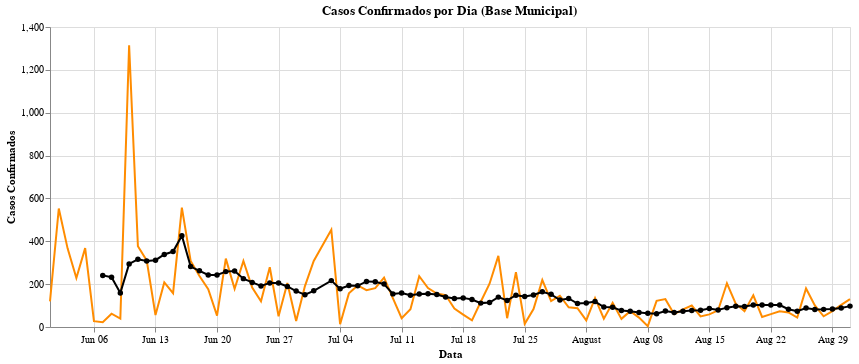

The notebook cell this image was saved under:
### Code cell
graph_dm_cmm = graph_dm_casosPorDia + graph_dm_casosMedMovel
graph_dm_cmm

### Figure 1 — Vega-Lite specification as saved in the notebook (floating-point values rounded to 4 significant figures)
{"config": {"view": {"continuousWidth": 400, "continuousHeight": 300}}, "layer": [{"mark": "line", "encoding": {"color": {"value": "darkorange"}, "x": {"type": "temporal", "field": "data", "title": "Data"}, "y": {"type": "quantitative", "field": "casos_confirmados", "title": "Casos Confirmados"}}, "title": "Casos Confirmados por Dia (Base Municipal)", "width": 800}, {"mark": {"type": "line", "point": true}, "encoding": {"color": {"value": "black"}, "x": {"type": "temporal", "field": "data", "title": "Data"}, "y": {"type": "quantitative", "field": "media_movel", "title": "Casos Confirmados"}}}], "data": {"name": "data-cf5ddfb61f08b0d6ca7df7ae03d4128f"}, "$schema": "https://vega.github.io/schema/vega-lite/v4.8.1.json", "datasets": {"data-cf5ddfb61f08b0d6ca7df7ae03d4128f": [{"data": "2021-06-01", "casos_confirmados": 120, "media_movel": null}, {"data": "2021-06-02", "casos_confirmados": 553, "media_movel": null}, {"data": "2021-06-03", "casos_confirmados": 367, "media_movel": null}, {"data": "2021-06-04", "casos_confirmados": 229, "media_movel": null}, {"data": "2021-06-05", "casos_confirmados": 368, "media_movel": null}, {"data": "2021-06-06", "casos_confirmados": 27, "media_movel": null}, {"data": "2021-06-07", "casos_confirmados": 22, "media_movel": 240.9}, {"data": "2021-06-08", "casos_confirmados": 62, "media_movel": 232.6}, {"data": "2021-06-09", "casos_confirmados": 39, "media_movel": 159.1}, {"data": "2021-06-10", "casos_confirmados": 1315, "media_movel": 294.6}, {"data": "2021-06-11", "casos_confirmados": 377, "media_movel": 315.7}, {"data": "2021-06-12", "casos_confirmados": 311, "media_movel": 307.6}, {"data": "2021-06-13", "casos_confirmados": 56, "media_movel": 311.7}, {"data": "2021-06-14", "casos_confirmados": 208, "media_movel": 338.3}, {"data": "2021-06-15", "casos_confirmados": 158, "media_movel": 352.0}, {"data": "2021-06-16", "casos_confirmados": 557, "media_movel": 426.0}, {"data": "2021-06-17", "casos_confirmados": 308, "media_movel": 282.1}, {"data": "2021-06-18", "casos_confirmados": 238, "media_movel": 262.3}, {"data": "2021-06-19", "casos_confirmados": 176, "media_movel": 243.0}, {"data": "2021-06-20", "casos_confirmados": 53, "media_movel": 242.6}, {"data": "2021-06-21", "casos_confirmados": 319, "media_movel": 258.4}, {"data": "2021-06-22", "casos_confirmados": 178, "media_movel": 261.3}, {"data": "2021-06-23", "casos_confirmados": 308, "media_movel": 225.7}, {"data": "2021-06-24", "casos_confirmados": 184, "media_movel": 208.0}, {"data": "2021-06-25", "casos_confirmados": 120, "media_movel": 191.1}, {"data": "2021-06-26", "casos_confirmados": 279, "media_movel": 205.9}, {"data": "2021-06-27", "casos_confirmados": 50, "media_movel": 205.4}, {"data": "2021-06-28", "casos_confirmados": 205, "media_movel": 189.1}, {"data": "2021-06-29", "casos_confirmados": 28, "media_movel": 167.7}, {"data": "2021-06-30", "casos_confirmados": 191, "media_movel": 151.0}, {"data": "2021-07-01", "casos_confirmados": 308, "media_movel": 168.7}, {"data": "2021-07-03", "casos_confirmados": 454, "media_movel": 216.4}, {"data": "2021-07-04", "casos_confirmados": 13, "media_movel": 178.4}, {"data": "2021-07-05", "casos_confirmados": 157, "media_movel": 193.7}, {"data": "2021-07-06", "casos_confirmados": 194, "media_movel": 192.1}, {"data": "2021-07-07", "casos_confirmados": 172, "media_movel": 212.7}, {"data": "2021-07-08", "casos_confirmados": 181, "media_movel": 211.3}, {"data": "2021-07-09", "casos_confirmados": 230, "media_movel": 200.1}, {"data": "2021-07-10", "casos_confirmados": 135, "media_movel": 154.6}, {"data": "2021-07-11", "casos_confirmados": 41, "media_movel": 158.6}, {"data": "2021-07-12", "casos_confirmados": 83, "media_movel": 148.0}, {"data": "2021-07-13", "casos_confirmados": 237, "media_movel": 154.1}, {"data": "2021-07-14", "casos_confirmados": 182, "media_movel": 155.6}, {"data": "2021-07-15", "casos_confirmados": 156, "media_movel": 152.0}, {"data": "2021-07-16", "casos_confirmados": 149, "media_movel": 140.4}, {"data": "2021-07-17", "casos_confirmados": 86, "media_movel": 133.4}, {"data": "2021-07-18", "casos_confirmados": 58, "media_movel": 135.9}, {"data": "2021-07-19", "casos_confirmados": 31, "media_movel": 128.4}, {"data": "2021-07-20", "casos_confirmados": 118, "media_movel": 111.4}, {"data": "2021-07-21", "casos_confirmados": 202, "media_movel": 114.3}, {"data": "2021-07-22", "casos_confirmados": 332, "media_movel": 139.4}, {"data": "2021-07-23", "casos_confirmados": 41, "media_movel": 124.0}, {"data": "2021-07-24", "casos_confirmados": 256, "media_movel": 148.3}, {"data": "2021-07-25", "casos_confirmados": 15, "media_movel": 142.1}, {"data": "2021-07-26", "casos_confirmados": 84, "media_movel": 149.7}, {"data": "2021-07-27", "casos_confirmados": 219, "media_movel": 164.1}, {"data": "2021-07-28", "casos_confirmados": 121, "media_movel": 152.6}, {"data": "2021-07-29", "casos_confirmados": 146, "media_movel": 126.0}, {"data": "2021-07-30", "casos_confirmados": 92, "media_movel": 133.3}, {"data": "2021-07-31", "casos_confirmados": 88, "media_movel": 109.3}, {"data": "2021-08-01", "casos_confirmados": 31, "media_movel": 111.6}, {"data": "2021-08-02", "casos_confirmados": 135, "media_movel": 118.9}, {"data": "2021-08-03", "casos_confirmados": 39, "media_movel": 93.14}, {"data": "2021-08-04", "casos_confirmados": 113, "media_movel": 92.0}, {"data": "2021-08-05", "casos_confirmados": 38, "media_movel": 76.57}, {"data": "2021-08-06", "casos_confirmados": 74, "media_movel": 74.0}, {"data": "2021-08-07", "casos_confirmados": 44, "media_movel": 67.71}, {"data": "2021-08-08", "casos_confirmados": 4, "media_movel": 63.86}, {"data": "2021-08-09", "casos_confirmados": 122, "media_movel": 62.0}, {"data": "2021-08-10", "casos_confirmados": 130, "media_movel": 75.0}, {"data": "2021-08-11", "casos_confirmados": 60, "media_movel": 67.43}, {"data": "2021-08-12", "casos_confirmados": 82, "media_movel": 73.71}, {"data": "2021-08-13", "casos_confirmados": 100, "media_movel": 77.43}, {"data": "2021-08-14", "casos_confirmados": 49, "media_movel": 78.14}, {"data": "2021-08-15", "casos_confirmados": 59, "media_movel": 86.0}, {"data": "2021-08-16", "casos_confirmados": 78, "media_movel": 79.71}, {"data": "2021-08-17", "casos_confirmados": 204, "media_movel": 90.29}, {"data": "2021-08-18", "casos_confirmados": 109, "media_movel": 97.29}, {"data": "2021-08-19", "casos_confirmados": 74, "media_movel": 96.14}, {"data": "2021-08-20", "casos_confirmados": 148, "media_movel": 103.0}, {"data": "2021-08-21", "casos_confirmados": 47, "media_movel": 102.7}, {"data": "2021-08-22", "casos_confirmados": 60, "media_movel": 102.9}, {"data": "2021-08-23", "casos_confirmados": 73, "media_movel": 102.1}, {"data": "2021-08-24", "casos_confirmados": 68, "media_movel": 82.71}, {"data": "2021-08-25", "casos_confirmados": 44, "media_movel": 73.43}, {"data": "2021-08-26", "casos_confirmados": 180, "media_movel": 88.57}, {"data": "2021-08-27", "casos_confirmados": 101, "media_movel": 81.86}, {"data": "2021-08-28", "casos_confirmados": 50, "media_movel": 82.29}, {"data": "2021-08-29", "casos_confirmados": 74, "media_movel": 84.29}, {"data": "2021-08-30", "casos_confirmados": 103, "media_movel": 88.57}, {"data": "2021-08-31", "casos_confirmados": 130, "media_movel": 97.43}]}}
